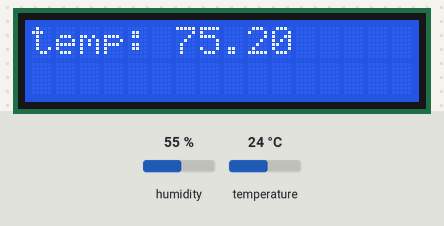
This sketch was run on a simulated Arduino Uno, built with avr-gcc and run on an emulated ATmega328P. Shown: 16×2 character LCD. The inputs (shaded band) are chosen by the test bench; at power-on: temperature 24 °C, humidity 55 %.

Above: at 9.2 s.
9.3 s: temperature set to 12 °C
At 16.5 s:
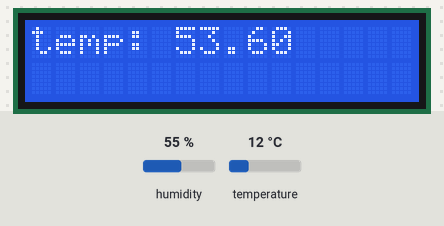
16.6 s: humidity set to 22 %
At 26.3 s:
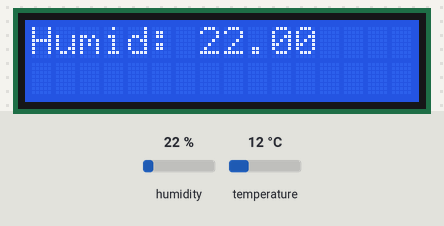
26.4 s: humidity set to 40 %
At 34.4 s:
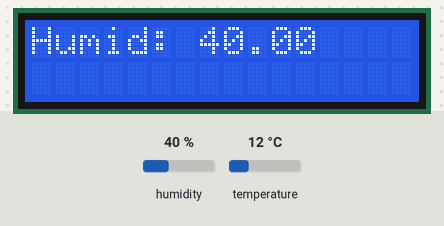
34.7 s: temperature set to 19 °C
At 38.2 s:
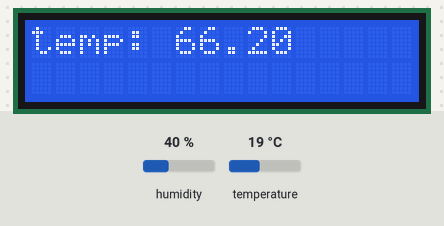
Timing chart, 0 to 39.7 s (numbered marks = the images above; inputs shaded):
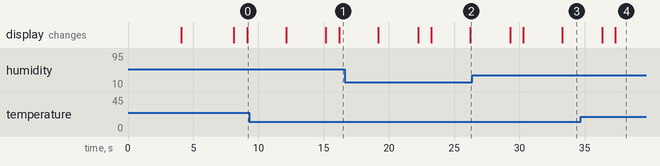

The sketch:

Pt.1.ino
```cpp
/* This is the WEATHER-MAN (TM) System that updates a user on weather conditions. By Stephen Shaw
    Version: 1.0
    4 May 2020
*/
#include <LiquidCrystal.h> //Lcd display library
#include "Adafruit_Si7021.h" //temp sensor library

// link for lcd screen setup below
// https://learn.sparkfun.com/tutorials/basic-character-lcd-hookup-guide
const int rs = 13, en = 12, d4 = 11, d5 = 10, d6 = 9, d7 = 8;
LiquidCrystal lcd(rs, en, d4, d5, d6, d7);

Adafruit_Si7021 sensor = Adafruit_Si7021(); //Defind temp sensor

void setup() {
  // wait for serial port to open
  while (!Serial) {
    delay(10);
  }
  Serial.println("Si7021 test!");
  if (!sensor.begin()) {
    Serial.println("Did not find Si7021 sensor!");
    while (true)
      ;
  }

  //Setup display analog to user
  lcd.begin(16, 2);
  lcd.clear();
  lcd.setCursor(0, 0);
  lcd.print("Welcome to");
  lcd.setCursor(0, 1);
  lcd.print("WEATHER-MAN (TM)");
  delay(4000);
  lcd.clear();
  lcd.setCursor(0, 0);
  lcd.print("By Stephen Shaw");
  lcd.setCursor(0, 1);
  lcd.print("Version: 1.0");
  delay(4000);
}

void loop() {
    float temp = (sensor.readTemperature() * (1.8)) + 32; //Read temp, Convert to Farenheit
    float humid = sensor.readHumidity(); //Read Humidity
    lcd.clear();
    lcd.setCursor(0, 0);
    lcd.print("New Weather");
    lcd.setCursor(0, 1);
    lcd.print("Update");
    delay(1000);
    lcd.clear();
    lcd.setCursor(0, 0);
    lcd.print("temp: ");
    lcd.print(temp);
    delay(3000);
    lcd.clear();
    lcd.setCursor(0, 0);
    lcd.print("Humid: ");
    lcd.print(humid);
    delay(3000);
}
```
